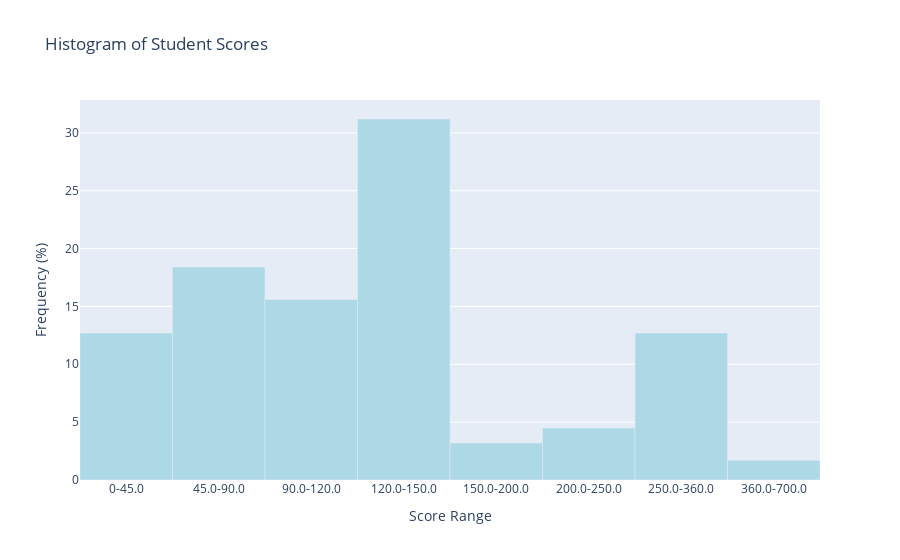

The notebook cell saved with this chart:
### Code cell
import plotly.graph_objects as go
import pandas as pd
df = pd.read_csv("C:\\Users\\micha\\Downloads\\score data.csv")
# Calculate the cumulative frequency
df['Cumulative Frequency'] = df['Frequency'].cumsum()

# Create the histogram-like representation using Plotly
fig = go.Figure(data=[
    go.Bar(
        x=df['Score'],
        y=df['Frequency'],
        #text=f"Cumulative Frequency: {df['Cumulative Frequency']}",
        #hoverinfo="x",
        marker=dict(color='lightblue')
    )
])

# Update the layout of the figure
fig.update_layout(
    title='Histogram of Student Scores',
    xaxis_title='Score Range',
    yaxis_title='Frequency (%)',
    #hoverlabel=dict(namelength=-1),
    #hovermode='x unified'
)
# Update the bar mode to 'stack' to ensure bars are right next to each other
fig.update_layout(barmode='stack')

# Adjust the bar width to make bars appear right next to each other
fig.update_traces(width=1)



fig.show()

### Figure 1 — Plotly figure (JSON) as saved in the notebook; plotly's stock layout.template omitted (floating-point values rounded to 4 significant figures)
{"data": [{"marker": {"color": "lightblue"}, "type": "bar", "width": 1, "x": ["0-45.0", "45.0-90.0", "90.0-120.0", "120.0-150.0", "150.0-200.0", "200.0-250.0", "250.0-360.0", "360.0-700.0"], "y": [12.7, 18.4, 15.6, 31.2, 3.2, 4.5, 12.7, 1.7]}], "layout": {"barmode": "stack", "title": {"text": "Histogram of Student Scores"}, "xaxis": {"title": {"text": "Score Range"}}, "yaxis": {"title": {"text": "Frequency (%)"}}}}
